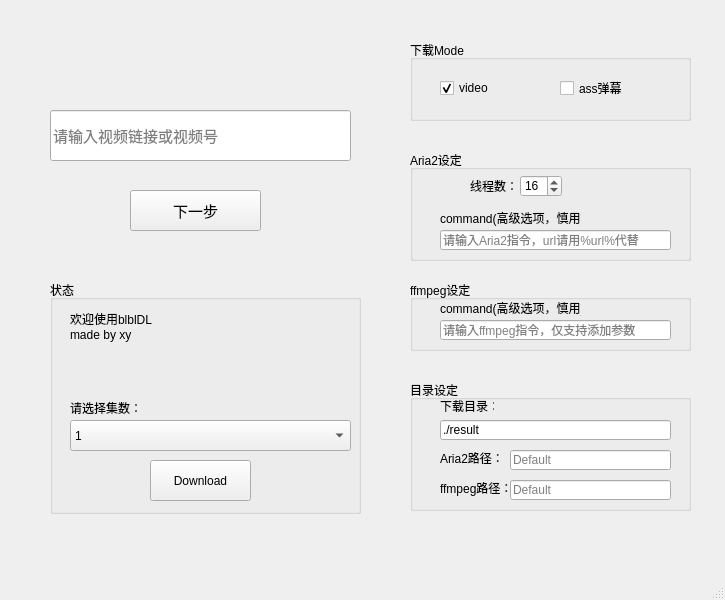
<?xml version="1.0" encoding="UTF-8"?>
<ui version="4.0">
 <class>blbldl</class>
 <widget class="QMainWindow" name="blbldl">
  <property name="geometry">
   <rect>
    <x>0</x>
    <y>0</y>
    <width>725</width>
    <height>600</height>
   </rect>
  </property>
  <property name="minimumSize">
   <size>
    <width>725</width>
    <height>600</height>
   </size>
  </property>
  <property name="maximumSize">
   <size>
    <width>725</width>
    <height>600</height>
   </size>
  </property>
  <property name="windowTitle">
   <string>MainWindow</string>
  </property>
  <widget class="QWidget" name="centralwidget">
   <widget class="QLineEdit" name="link">
    <property name="geometry">
     <rect>
      <x>50</x>
      <y>110</y>
      <width>301</width>
      <height>51</height>
     </rect>
    </property>
    <property name="font">
     <font>
      <family>幼圆</family>
      <pointsize>11</pointsize>
     </font>
    </property>
    <property name="cursor">
     <cursorShape>IBeamCursor</cursorShape>
    </property>
    <property name="placeholderText">
     <string>请输入视频链接或视频号</string>
    </property>
   </widget>
   <widget class="QPushButton" name="next">
    <property name="geometry">
     <rect>
      <x>130</x>
      <y>190</y>
      <width>131</width>
      <height>41</height>
     </rect>
    </property>
    <property name="font">
     <font>
      <family>幼圆</family>
      <pointsize>11</pointsize>
     </font>
    </property>
    <property name="text">
     <string>下一步</string>
    </property>
   </widget>
   <widget class="QGroupBox" name="groupBox">
    <property name="geometry">
     <rect>
      <x>50</x>
      <y>280</y>
      <width>311</width>
      <height>234</height>
     </rect>
    </property>
    <property name="title">
     <string>状态</string>
    </property>
    <widget class="QComboBox" name="comboBox">
     <property name="geometry">
      <rect>
       <x>20</x>
       <y>140</y>
       <width>281</width>
       <height>31</height>
      </rect>
     </property>
     <property name="editable">
      <bool>false</bool>
     </property>
     <item>
      <property name="text">
       <string>1</string>
      </property>
     </item>
     <item>
      <property name="text">
       <string>2</string>
      </property>
     </item>
     <item>
      <property name="text">
       <string>3</string>
      </property>
     </item>
     <item>
      <property name="text">
       <string>4</string>
      </property>
     </item>
    </widget>
    <widget class="QPushButton" name="pushButton">
     <property name="geometry">
      <rect>
       <x>100</x>
       <y>180</y>
       <width>101</width>
       <height>41</height>
      </rect>
     </property>
     <property name="text">
      <string>Download</string>
     </property>
    </widget>
    <widget class="QLabel" name="label_status">
     <property name="geometry">
      <rect>
       <x>20</x>
       <y>30</y>
       <width>271</width>
       <height>71</height>
      </rect>
     </property>
     <property name="text">
      <string>欢迎使用blblDL
made by xy
</string>
     </property>
     <property name="textFormat">
      <enum>Qt::PlainText</enum>
     </property>
     <property name="alignment">
      <set>Qt::AlignLeading|Qt::AlignLeft|Qt::AlignTop</set>
     </property>
    </widget>
    <widget class="QLabel" name="label_episode">
     <property name="geometry">
      <rect>
       <x>20</x>
       <y>120</y>
       <width>71</width>
       <height>16</height>
      </rect>
     </property>
     <property name="text">
      <string>请选择集数：</string>
     </property>
    </widget>
   </widget>
   <widget class="QGroupBox" name="modeGroup">
    <property name="geometry">
     <rect>
      <x>410</x>
      <y>40</y>
      <width>281</width>
      <height>81</height>
     </rect>
    </property>
    <property name="title">
     <string>下载Mode</string>
    </property>
    <widget class="QCheckBox" name="video">
     <property name="geometry">
      <rect>
       <x>30</x>
       <y>40</y>
       <width>71</width>
       <height>16</height>
      </rect>
     </property>
     <property name="text">
      <string>video</string>
     </property>
     <property name="checked">
      <bool>true</bool>
     </property>
    </widget>
    <widget class="QCheckBox" name="ass">
     <property name="geometry">
      <rect>
       <x>150</x>
       <y>40</y>
       <width>71</width>
       <height>16</height>
      </rect>
     </property>
     <property name="text">
      <string>ass弹幕</string>
     </property>
    </widget>
   </widget>
   <widget class="QGroupBox" name="Aria2_Group">
    <property name="geometry">
     <rect>
      <x>410</x>
      <y>150</y>
      <width>281</width>
      <height>111</height>
     </rect>
    </property>
    <property name="title">
     <string>Aria2设定</string>
    </property>
    <widget class="QSpinBox" name="thread_number">
     <property name="geometry">
      <rect>
       <x>110</x>
       <y>25</y>
       <width>42</width>
       <height>22</height>
      </rect>
     </property>
     <property name="maximum">
      <number>32</number>
     </property>
     <property name="value">
      <number>16</number>
     </property>
    </widget>
    <widget class="QLabel" name="thread">
     <property name="geometry">
      <rect>
       <x>60</x>
       <y>30</y>
       <width>54</width>
       <height>12</height>
      </rect>
     </property>
     <property name="text">
      <string>线程数：</string>
     </property>
    </widget>
    <widget class="QLabel" name="aria2_command_lable">
     <property name="geometry">
      <rect>
       <x>30</x>
       <y>60</y>
       <width>141</width>
       <height>16</height>
      </rect>
     </property>
     <property name="text">
      <string>command(高级选项，慎用)</string>
     </property>
    </widget>
    <widget class="QLineEdit" name="aria2_command">
     <property name="geometry">
      <rect>
       <x>30</x>
       <y>80</y>
       <width>231</width>
       <height>20</height>
      </rect>
     </property>
     <property name="placeholderText">
      <string>请输入Aria2指令，url请用%url%代替</string>
     </property>
    </widget>
   </widget>
   <widget class="QGroupBox" name="ffmpeg_Group">
    <property name="geometry">
     <rect>
      <x>410</x>
      <y>280</y>
      <width>281</width>
      <height>71</height>
     </rect>
    </property>
    <property name="title">
     <string>ffmpeg设定</string>
    </property>
    <widget class="QLabel" name="ffmpeg_command_lable_2">
     <property name="geometry">
      <rect>
       <x>30</x>
       <y>20</y>
       <width>141</width>
       <height>16</height>
      </rect>
     </property>
     <property name="text">
      <string>command(高级选项，慎用)</string>
     </property>
    </widget>
    <widget class="QLineEdit" name="ffmpeg_command_2">
     <property name="geometry">
      <rect>
       <x>30</x>
       <y>40</y>
       <width>231</width>
       <height>20</height>
      </rect>
     </property>
     <property name="placeholderText">
      <string>请输入ffmpeg指令，仅支持添加参数</string>
     </property>
    </widget>
   </widget>
   <widget class="QGroupBox" name="path_Group">
    <property name="geometry">
     <rect>
      <x>410</x>
      <y>380</y>
      <width>281</width>
      <height>131</height>
     </rect>
    </property>
    <property name="title">
     <string>目录设定</string>
    </property>
    <widget class="QLabel" name="directory">
     <property name="geometry">
      <rect>
       <x>30</x>
       <y>20</y>
       <width>54</width>
       <height>12</height>
      </rect>
     </property>
     <property name="text">
      <string>下载目录：</string>
     </property>
    </widget>
    <widget class="QLineEdit" name="path">
     <property name="geometry">
      <rect>
       <x>30</x>
       <y>40</y>
       <width>231</width>
       <height>20</height>
      </rect>
     </property>
     <property name="text">
      <string>./result</string>
     </property>
    </widget>
    <widget class="QLabel" name="Aria2_path_label">
     <property name="geometry">
      <rect>
       <x>30</x>
       <y>70</y>
       <width>61</width>
       <height>16</height>
      </rect>
     </property>
     <property name="text">
      <string>Aria2路径：</string>
     </property>
    </widget>
    <widget class="QLabel" name="FFmpeg_path_label">
     <property name="geometry">
      <rect>
       <x>30</x>
       <y>100</y>
       <width>71</width>
       <height>16</height>
      </rect>
     </property>
     <property name="text">
      <string>ffmpeg路径：</string>
     </property>
    </widget>
    <widget class="QLineEdit" name="Aria2_path">
     <property name="geometry">
      <rect>
       <x>100</x>
       <y>70</y>
       <width>161</width>
       <height>20</height>
      </rect>
     </property>
     <property name="placeholderText">
      <string>Default</string>
     </property>
    </widget>
    <widget class="QLineEdit" name="ffmpeg_path">
     <property name="geometry">
      <rect>
       <x>100</x>
       <y>100</y>
       <width>161</width>
       <height>20</height>
      </rect>
     </property>
     <property name="placeholderText">
      <string>Default</string>
     </property>
    </widget>
   </widget>
  </widget>
  <widget class="QMenuBar" name="menubar">
   <property name="geometry">
    <rect>
     <x>0</x>
     <y>0</y>
     <width>725</width>
     <height>23</height>
    </rect>
   </property>
  </widget>
  <widget class="QStatusBar" name="statusbar"/>
 </widget>
 <resources/>
 <connections>
  <connection>
   <sender>next</sender>
   <signal>clicked()</signal>
   <receiver>blbldl</receiver>
   <slot>repaint()</slot>
   <hints>
    <hint type="sourcelabel">
     <x>195</x>
     <y>233</y>
    </hint>
    <hint type="destinationlabel">
     <x>199</x>
     <y>299</y>
    </hint>
   </hints>
  </connection>
 </connections>
</ui>
